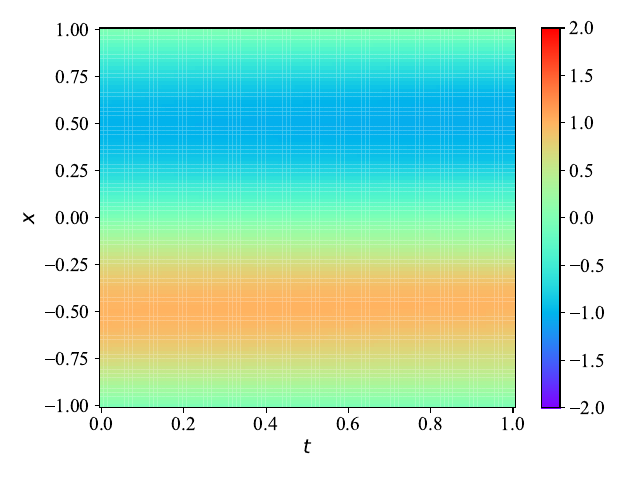

The Python source for this figure:
import random
import numpy as np
import matplotlib.pyplot as plt
import torch
import torch.nn as nn


seed = 42069
random.seed(seed)
np.random.seed(seed)
torch.manual_seed(seed)


class ModifiedMLP(nn.Module):


    def __init__(self, input_dim, output_dim, hidden_dim, layers):
        super(ModifiedMLP, self).__init__()
        self.U_layer = nn.Linear(input_dim, hidden_dim)
        self.V_layer = nn.Linear(input_dim, hidden_dim)

        self.input_layer = nn.Linear(input_dim, hidden_dim)
        self.final_layer = nn.Linear(hidden_dim, output_dim)

        self.Z_layers = []
        for i in range(layers - 1):
            self.Z_layers.append(nn.Linear(hidden_dim, hidden_dim))

        self.activation = nn.Tanh()
        

    def forward(self, X):
        T, X = X[:, 0].unsqueeze(1), X[:, 1:]
        FX = fourier_embedding(X)
        X = torch.cat((T, FX), dim=1)

        U = self.activation(self.U_layer(X))
        V = self.activation(self.V_layer(X))
        
        H = self.activation(self.input_layer(X))
        for Z_layer in self.Z_layers:
            Z = self.activation(Z_layer(H))
            H = (1 - Z) * U + Z * V

        return self.final_layer(H)


def initial_condition(x):
    return -torch.sin(np.pi * x)


T0 = 0.0
T1 = 1.0
T_iterations = 1
delta_T = T1 / T_iterations
T_now = T0
X0 = -1.0
X1 = 1.0

# input_dim = 2
output_dim = 1
hidden_dim = 20
layers = 5
L = X1 - X0
m = 5
input_dim = 2 * m + 1 + 1
model = ModifiedMLP(input_dim, output_dim, hidden_dim, layers)

fourier_omegas = torch.arange(1, m + 1, 1).unsqueeze(0) * 2.0 * np.pi / L

def fourier_embedding(x):
    embedding = torch.cat((torch.ones_like(x), torch.cos(x @ fourier_omegas), torch.sin(x @ fourier_omegas)), dim=1)
    return embedding

alpha = 5
beta = 0.5
gamma = 0.005

n_i = 1000

t_i = torch.ones((n_i, 1)) * T0
x_i = torch.rand((n_i, 1)) * (X1 - X0) + X0
u_i = initial_condition(x_i)
tx_i = torch.cat((t_i, x_i), dim=1)

n_pinn = 1000

n_t = 10

criterion = nn.MSELoss()
# optimizer = torch.optim.LBFGS(model.parameters(), lr=1, max_iter=10000, line_search_fn="strong_wolfe")
optimizer = torch.optim.Adam(model.parameters(), lr=1e-3)

max_epochs = 1000
epoch = 0


beta_i = 1e3
beta_f = 1.0

delta = 0.99
epsilon_list = [1e-2, 1e-1, 1.0, 1e1, 1e2]

i_losses = []
f_losses = []

def closure():
    global epoch
    epoch += 1

    if epoch > max_epochs:
        raise KeyboardInterrupt

    optimizer.zero_grad()

    loss_weightings = torch.ones(n_t)
    losses = torch.zeros(n_t)

    u_pred = model(tx_i)
    initial_loss = criterion(u_pred, u_i)
    losses[0] = beta_i * initial_loss

    loss_sum = losses[0]

    T0_now = T_now
    delta_T_now = delta_T / n_t

    for i in range(1, n_t):
        t_min = T0_now + delta_T_now * (i - 1)
        t_max = T0_now + delta_T_now * i
        t_pinn = torch.rand((n_pinn, 1)) * (t_max - t_min) + t_min
        x_pinn = torch.rand((n_pinn, 1)) * (X1 - X0) + X0
        tx_pinn = torch.cat((t_pinn, x_pinn), dim=1)
        tx_pinn.requires_grad = True


        u = model(tx_pinn)[:, 0]
        u_grad = torch.autograd.grad(u, tx_pinn, grad_outputs=torch.ones_like(u), retain_graph=True, create_graph=True)[0]
        u_t = u_grad[:, 0]
        u_x = u_grad[:, 1]
        u_x_grad = torch.autograd.grad(u_x, tx_pinn, grad_outputs=torch.ones_like(u), retain_graph=True, create_graph=True)[0]
        u_xx = u_x_grad[:, 1]
        u_xx_grad = torch.autograd.grad(u_xx, tx_pinn, grad_outputs=torch.ones_like(u), retain_graph=True, create_graph=True)[0]
        u_xxx = u_xx_grad[:, 1]
        u_xxx_grad = torch.autograd.grad(u_xxx, tx_pinn, grad_outputs=torch.ones_like(u), retain_graph=True, create_graph=True)[0]
        u_xxxx = u_xxx_grad[:, 1]

        f = u_t + alpha * u * u_x + beta * u_xx + gamma * u_xxxx

        loss_weightings[i] = torch.exp(-epsilon * loss_sum)
        losses[i] = beta_f * torch.mean(f**2)
        loss_sum += losses[i]

    loss = torch.mean(loss_weightings * losses)
    loss.backward()

    print(f"Time: {T0_now:.3f}, Epoch: {epoch:5d}, Epsilon: {epsilon:.3f}, Loss: {loss.item():.6f}")

    if torch.min(loss_weightings[1:]) > delta:
        raise KeyboardInterrupt

    return loss
    

for t_iteration in range(T_iterations): # Time-marching
    for epsilon in epsilon_list:
        epoch = 0
        while True:
            try:
                optimizer.step(closure)
            except KeyboardInterrupt:
                break
        
    T_now += delta_T
    t_i = torch.ones((n_i, 1)) * T_now
    tx_i = torch.cat((t_i, x_i), dim=1)
    with torch.no_grad():
        u_i = model(tx_i)


with torch.no_grad():
    plt.rcParams["font.family"] = "Times New Roman"
    plt.rcParams["font.size"] = 14

    # plt.figure()
    # plt.plot(np.arange(1, len(i_losses) + 1), i_losses)
    # plt.plot(np.arange(1, len(f_losses) + 1), f_losses)
    # plt.xlabel(r"Epoch")
    # plt.ylabel(r"Loss")
    # plt.legend(["Initial", "Physics"])
    # plt.yscale("log")
    # plt.tight_layout()
    # plt.savefig("ks_loss.pdf")
    # plt.show()

    n = 100
    t = torch.linspace(T0, T1, n)
    x = torch.linspace(X0, X1, n)
    tt, xx = torch.meshgrid(t, x, indexing="xy")
    ttxx = torch.stack((tt.flatten(), xx.flatten()), dim=1)
    uu = model(ttxx)
    un = torch.reshape(uu, tt.shape)
    plt.figure()
    plt.pcolormesh(t, x, un, vmin=-2.0, vmax=2.0, cmap="rainbow")
    plt.colorbar()
    plt.xlabel(r"$t$")
    plt.ylabel(r"$x$")
    plt.tight_layout()
    plt.savefig("ks.pdf")
    plt.show()
